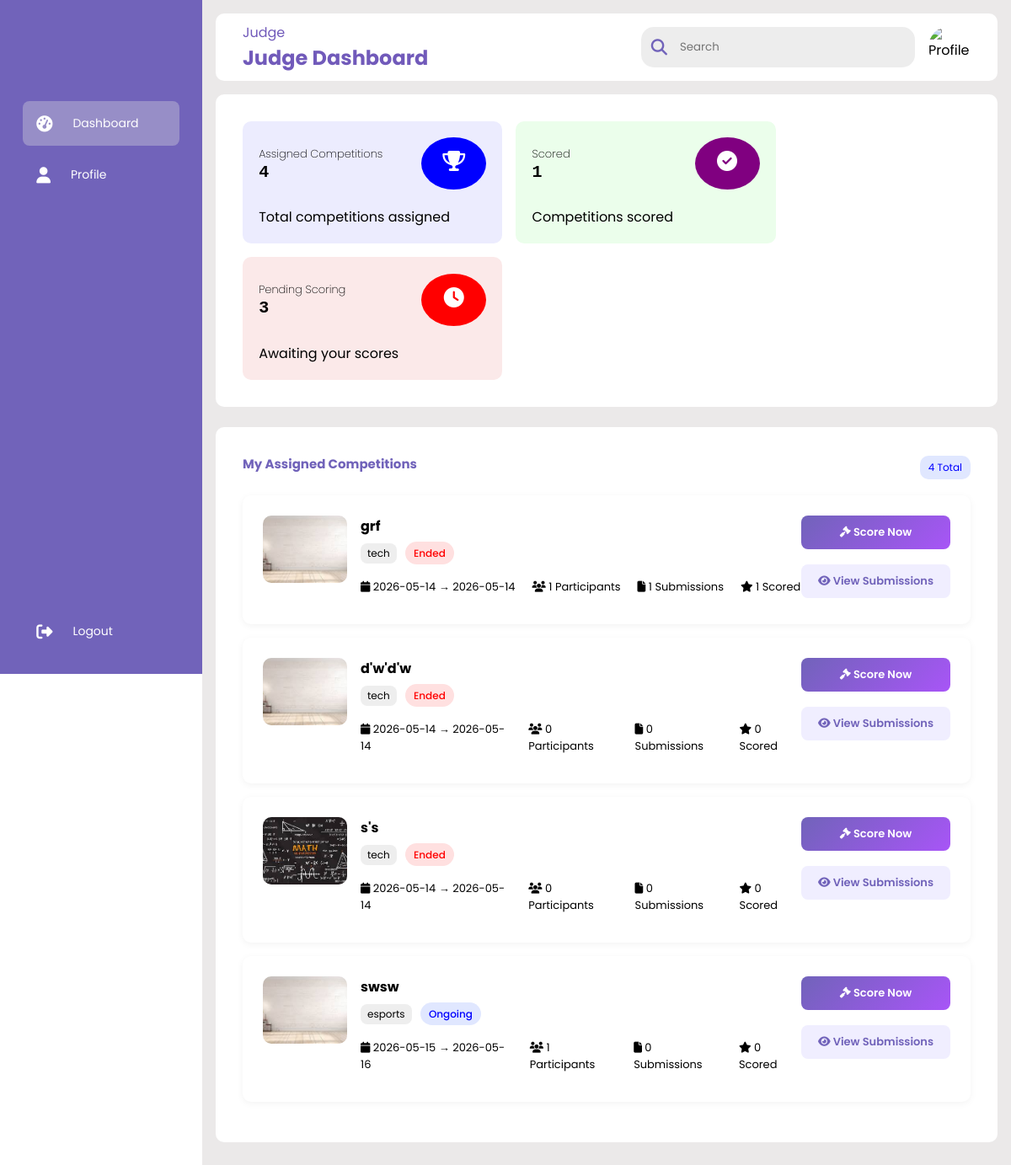
/Judge/dashboard.php (signed in), run on the app's committed database.
### tables this page shows
CREATE TABLE `competition_judges` (
  `id` int(11) NOT NULL,
  `competition_id` int(11) NOT NULL,
  `judge_name` varchar(255) NOT NULL,
  `judge_email` varchar(255) NOT NULL,
  `judge_phone` varchar(50) DEFAULT NULL,
  `judge_ic` varchar(50) DEFAULT NULL,
  `status` enum('pending','approved','rejected') DEFAULT 'pending',
  `temp_password` varchar(255) DEFAULT NULL,
  `reject_reason` varchar(255) DEFAULT NULL,
  `judge_id` int(11) DEFAULT NULL,
  `assigned_at` timestamp NOT NULL DEFAULT current_timestamp()
);

CREATE TABLE `competition_applications` (
  `id` int(11) NOT NULL,
  `title` varchar(255) DEFAULT NULL,
  `description` text DEFAULT NULL,
  `application_start` date DEFAULT NULL,
  `application_end` date DEFAULT NULL,
  `category` varchar(100) DEFAULT NULL,
  `start_date` date DEFAULT NULL,
  `end_date` date DEFAULT NULL,
  `participants` int(11) DEFAULT NULL,
  `organizer_id` int(11) DEFAULT NULL,
  `status` enum('pending','approved','rejected') DEFAULT 'pending',
  `created_at` timestamp NOT NULL DEFAULT current_timestamp(),
  `reject_reason` varchar(255) DEFAULT NULL,
  `competition_image` varchar(255) DEFAULT NULL,
  `prize_1st` varchar(255) DEFAULT NULL,
  `prize_2nd` varchar(255) DEFAULT NULL,
  `prize_3rd` varchar(255) DEFAULT NULL,
  `prize_description` text DEFAULT NULL,
  `organizer` varchar(255) DEFAULT NULL,
  `email` varchar(255) DEFAULT NULL,
  `rules` text DEFAULT NULL,
  `submission_type` varchar(50) DEFAULT NULL,
  `approved_at` datetime DEFAULT NULL,
  `rejected_at` datetime DEFAULT NULL,
  `result_status` enum('pending','judging','published') DEFAULT 'pending'
);

### Judge/dashboard.php (the view, shortened to what this page needs)
<?php
include "../config.php";
$judge_id = (int) $_SESSION['user_id'];
$profile_image = "../images/profile.avif";
$competitions = $conn->query("
    SELECT ca.*, cj.id AS judge_record_id
    FROM competition_judges cj
    INNER JOIN competition_applications ca ON cj.competition_id = ca.id
    WHERE cj.judge_id = $judge_id AND cj.status = 'approved'
    ORDER BY ca.start_date ASC
");
$total_competitions = $conn->query("SELECT COUNT(*) total FROM competition_judges WHERE judge_id = $judge_id AND status = 'approved'")->fetch_assoc()['total'];
$total_scored = $conn->query("SELECT COUNT(DISTINCT competition_id) total FROM competition_scores WHERE judge_id = $judge_id")->fetch_assoc()['total'];
$pending_score = $total_competitions - $total_scored;
?>
<!DOCTYPE html>
<html lang="en">
<head>
    <link rel="stylesheet" href="../Admin-css/dashboard.css">
    <link rel="stylesheet" href="https://cdnjs.cloudflare.com/ajax/libs/font-awesome/6.4.0/css/all.min.css">
</head>
<body>
<div class="sidebar">
    <div class="logo"></div>
    <ul class="menu">
        <li class="active">
            <a href="dashboard.php">
                <i class="fas fa-tachometer-alt"></i>
                <span>Dashboard</span>
            </a>
        </li>
        <li>
                <a href="profile.php">
                    <i class="fas fa-user"></i>
                    <span>Profile</span>
                </a>
        </li>
        <li class="logout">
            <a href="../login.php">
                <i class="fas fa-sign-out-alt"></i>
                <span>Logout</span>
            </a>
        </li>
    </ul>
</div>
<div class="main--content">
    <div class="header--wrapper">
        <div class="header--title">
            <span>Judge</span>
            <h2>Judge Dashboard</h2>
        </div>
        <div class="user--info">
            <div class="search--box">
                <i class="fa-solid fa-search"></i>
                <input type="text" placeholder="Search">
            </div>
            <img src="<?= $profile_image ?>" alt="Profile">
        </div>
    </div>
    <div class="card--container">
        <div class="card--wrapper">
            <div class="competition--card light-blue">
                <div class="card--header">
                    <div class="amount">
                        <span class="title">Assigned Competitions</span>
                        <span class="amount--value"><?= $total_competitions ?></span>
                    </div>
                    <i class="fas fa-trophy icon dark-blue"></i>
                </div>
                <span class="card--detail">Total competitions assigned</span>
            </div>
            <div class="competition--card light-purple">
                <div class="card--header">
                    <div class="amount">
                        <span class="title">Scored</span>
                        <span class="amount--value"><?= $total_scored ?></span>
                    </div>
                    <i class="fas fa-check-circle icon dark-purple"></i>
                </div>
                <span class="card--detail">Competitions scored</span>
            </div>
            <div class="competition--card light-red">
                <div class="card--header">
                    <div class="amount">
                        <span class="title">Pending Scoring</span>
                        <span class="amount--value"><?= $pending_score < 0 ? 0 : $pending_score ?></span>
                    </div>
                    <i class="fas fa-clock icon dark-red"></i>
                </div>
                <span class="card--detail">Awaiting your scores</span>
            </div>
        </div>
    </div>
    <div class="card--container">
        <div class="section--header">
            <h3 class="main--title">My Assigned Competitions</h3>
            <span class="pending-label"><?= $total_competitions ?> Total</span>
        </div>
        <?php if ($competitions->num_rows === 0): ?>
            <p style="color:#aaa; text-align:center; padding:30px;">No competitions assigned yet.</p>
        <?php else: ?>
        <?php while ($comp = $competitions->fetch_assoc()):
            $today = date('Y-m-d');
            if ($today < $comp['start_date']) {
                $comp_status = "Not Started";
                $status_color = "pending";
            } elseif ($today > $comp['end_date']) {
                $comp_status = "Ended";
                $status_color = "rejected";
            } else {
                $comp_status = "Ongoing";
                $status_color = "approved";
            }
            $img = (!empty($comp['competition_image']) && $comp['competition_image'] != '0')
                ? '../uploads/' . $comp['competition_image']
                : '../images/default.png';
            $p_count = $conn->query("SELECT COUNT(*) total FROM competition_participants WHERE competition_id = " . $comp['id'])->fetch_assoc()['total'];
            $s_count = $conn->query("SELECT COUNT(*) total FROM competition_submissions WHERE competition_id = " . $comp['id'])->fetch_assoc()['total'];
            $scored_count = $conn->query("SELECT COUNT(*) total FROM competition_scores WHERE competition_id = " . $comp['id'] . " AND judge_id = $judge_id")->fetch_assoc()['total'];
        ?>
        <div class="proposal--card" style="margin-bottom:16px; align-items:flex-start;">
            <div class="proposal--left" style="display:flex; gap:16px; flex:1;">
                <img src="<?= htmlspecialchars($img) ?>"
                     onerror="this.src='../images/default.png'"
                     style="width:100px; height:80px; object-fit:cover; border-radius:10px; flex-shrink:0;">
                <div>
                    <h4 style="margin-bottom:6px;"><?= htmlspecialchars($comp['title']) ?></h4>
                    <span class="tag"><?= htmlspecialchars($comp['category']) ?></span>
                    <span class="status <?= $status_color ?>" style="margin-left:6px;"><?= $comp_status ?></span>
                    <div class="meta" style="margin-top:8px;">
                        <span><i class="fa-solid fa-calendar"></i> <?= $comp['start_date'] ?> → <?= $comp['end_date'] ?></span>
                        <span><i class="fa-solid fa-users"></i> <?= $p_count ?> Participants</span>
                        <span><i class="fa-solid fa-file"></i> <?= $s_count ?> Submissions</span>
                        <span><i class="fa-solid fa-star"></i> <?= $scored_count ?> Scored</span>
                    </div>
                </div>
            </div>
            <div class="proposal--right">
                <a href="score-competition.php?id=<?= $comp['id'] ?>"
                   style="display:block; text-align:center; padding:10px 20px; background:linear-gradient(135deg,#7163ba,#a855f7); color:#fff; border-radius:8px; text-decoration:none; font-weight:600; font-size:13px;">
                    <i class="fas fa-gavel"></i> Score Now
                </a>
                <a href="view-submissions.php?id=<?= $comp['id'] ?>"
                   style="display:block; text-align:center; padding:10px 20px; background:#f0eeff; color:#7163ba; border-radius:8px; text-decoration:none; font-weight:600; font-size:13px; margin-top:8px;">
                    <i class="fas fa-eye"></i> View Submissions
                </a>
            </div>
        </div>
        <?php endwhile; ?>
        <?php endif; ?>
    </div>
</div>
</body>
</html>

### Admin-css/dashboard.css (style rules this page uses)
* { margin: 0; padding: 0; border: none; outline: none; box-shadow: border-box; font-family: "Poppins", sans-serif; }
body { display:flex; }
.sidebar { position: sticky; top: 0; left: 0; bottom: 0; width: 70px; height: 100vh; padding: 0 1.7rem; color: #fff; overflow: hidden; transition: all 0.5s linear; background: rgba(113, 99, 186, 155); }
.logo { height: 80px; padding: 16px; }
.menu { height: 88%; position: relative; list-style: none; padding: 0; }
.menu li { padding: 1rem; margin: 8px 0; border-radius:8px; transition: all 0.5s ease-in-out; }
.menu li:hover, .active { background: #e0e0e058; }
.menu a { color: #fff; font-size: 14px; text-decoration: none; display:flex; align-items: center; gap: 1.5rem; }
.menu a span { overflow: hidden; }
.menu a i { font-size: 1.2rem; }
.logout { position: absolute; bottom: 40px; left: 0; width: 60%; }
.main--content { position: relative; background: #ebe9e9; width: 100%; padding: 1rem; }
.header--wrapper img { width: 50px; height: 50px; cursor: pointer; border-radius: 50%; }
.header--wrapper { display:flex; justify-content: space-between; align-items: center; flex-wrap: wrap; background: #fff; border-radius: 10px; padding: 10px 2rem; margin-bottom: 1rem; }
.header--title { color: rgba(113, 90, 186, 255); }
.user--info { display: flex; align-items: center; gap: 1rem; }
.search--box { background: rgb(237, 237, 237); border-radius: 15px; color: rgba(113, 99, 186, 255); display: flex; align-items: center; gap: 5px; padding: 4px 12px; }
.search--box input { background: transparent; padding: 10px; }
.search--box i { font-size: 1.2rem; cursor: pointer; transition: all 0.5s ease-out; }
.card--container { background: #fff; padding: 2rem; border-radius: 10px; margin-bottom: 1.5rem; }
.card--wrapper { display: flex; flex-wrap: wrap; gap: 1rem; }
.main--title { color: rgba(113, 99, 186, 255); padding-bottom: 10px; font-size: 15px; }
.competition--card { background: rgba(229, 223, 223); border-radius: 10px; padding: 1.2rem; width: 270px; height: 95x; display: flex; flex-direction: column; justify-content: space-between;; transition: all 0.5s ease-in-out; }
.card--header { display: flex; justify-content: space-between; align-items: center; margin-bottom: 20px; }
.amount { display: flex; flex-direction: column; }
.title { font-size: 13px; font-weight: 200; }
.amount--value { font-size: 20px; font-family: "Courier New", Courier, monospace; font-weight: 600; }
.icon { color: #fff; padding: 1rem; height: 30px; width: 45px; text-align: center; border-radius: 50%; font-size: 1.5rem; background: red; }
.light-red { background: rgba(251, 233, 233); }
.light-purple { background: rgba(235, 254, 235); }
.light-blue { background: rgba(236, 236, 254); }
.dark-red { background: red; }
.dark-purple { background: purple; }
.dark-blue { background: blue; }
.status { padding: 5px 10px; border-radius: 15px; font-size: 12px; font-weight: 500; }
.approved { background: #e0e7ff; color: blue; }
.rejected { background: #ffe0e0; color: red; }
.section--header { display: flex; justify-content: space-between; align-items: center; margin-bottom: 1rem; }
.pending-label { background: #e0e7ff; color: blue; padding: 5px 10px; border-radius: 10px; font-size: 12px; }
.proposal--card { display: flex; justify-content: space-between; align-items: center; background: #fff; border-radius: 10px; padding: 1.5rem; box-shadow: 0 2px 8px rgba(0,0,0,0.05); }
.proposal--left h4 { margin-bottom: 5px; }
.tag { background: #eee; padding: 3px 8px; border-radius: 8px; font-size: 12px; display: inline-block; margin-bottom: 10px; }
.meta { display: flex; gap: 20px; font-size: 13px; margin-bottom: 10px; }
.proposal--right { display: flex; flex-direction: column; gap: 10px; }

### data on the page
competition_judges: competition_applications.competition_image (picture), competition_applications.title "grf", competition_applications.category "tech", competition_applications.start_date+end_date "Ended", competition_applications.start_date "2026-05-14", competition_applications.end_date "2026-05-14", p_count "1", s_count "1", scored_count "1"
competition_judges: competition_applications.competition_image (picture), competition_applications.title "d'w'd'w", competition_applications.category "tech", competition_applications.start_date+end_date "Ended", competition_applications.start_date "2026-05-14", competition_applications.end_date "2026-05-14", p_count "0", s_count "0", scored_count "0"
competition_judges: competition_applications.competition_image (picture), competition_applications.title "s's", competition_applications.category "tech", competition_applications.start_date+end_date "Ended", competition_applications.start_date "2026-05-14", competition_applications.end_date "2026-05-14", p_count "0", s_count "0", scored_count "0"
competition_judges: competition_applications.competition_image (picture), competition_applications.title "swsw", competition_applications.category "esports", competition_applications.start_date+end_date "Ongoing", competition_applications.start_date "2026-05-15", competition_applications.end_date "2026-05-16", p_count "1", s_count "0", scored_count "0"

### other printed values
$total_competitions "4"
$total_scored "1"
$pending_score "3"
